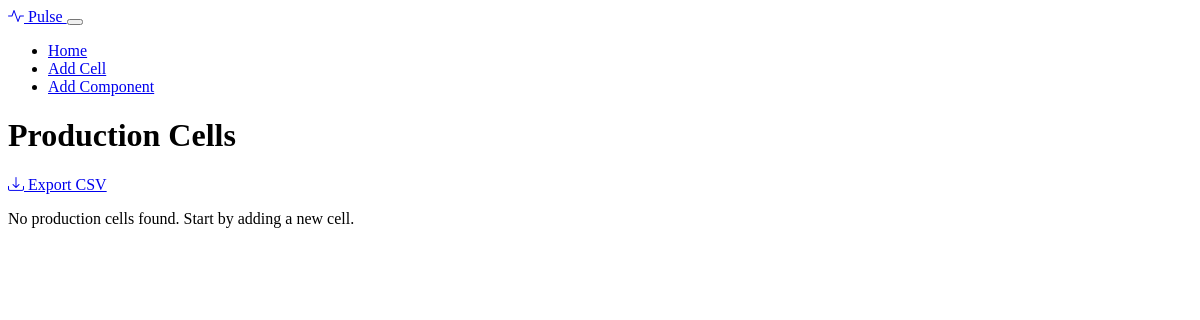
Before: / with the older database file.
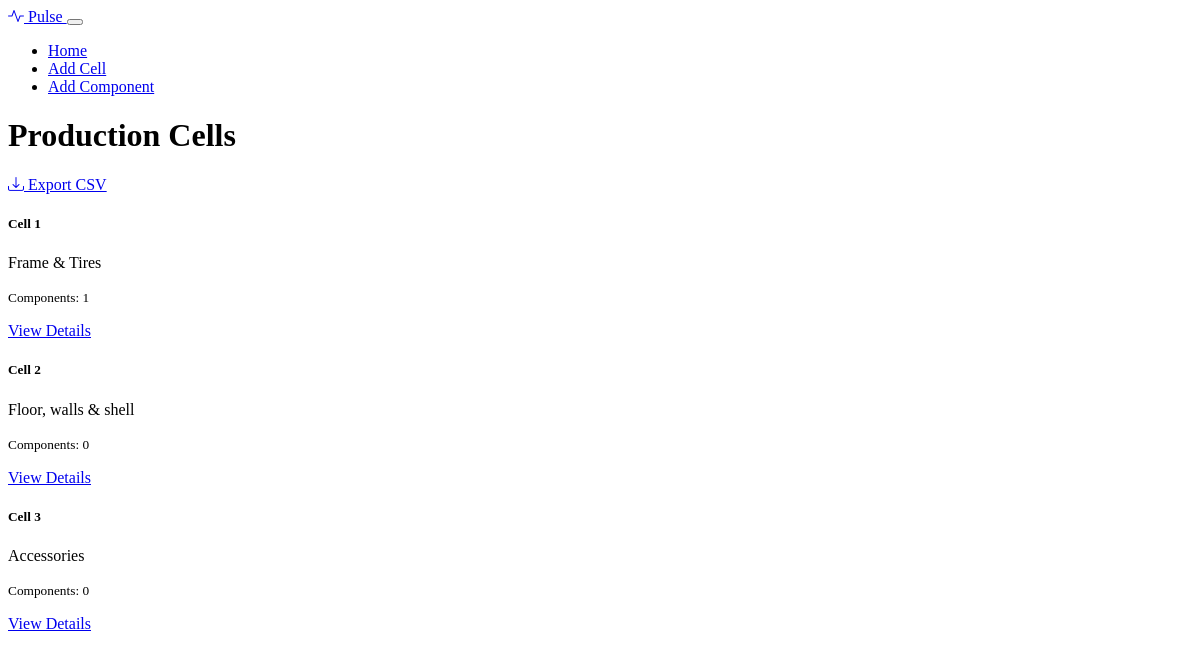
After: the same page with the newer database file.
### models.py (models this page shows)
class ProductionCell(db.Model):
    id = db.Column(db.Integer, primary_key=True)
    name = db.Column(db.String(100), nullable=False, unique=True)
    description = db.Column(db.Text)
    created_at = db.Column(db.DateTime, default=datetime.utcnow)
    components = db.relationship('Component', backref='cell', lazy=True)

### routes.py (the view)
@app.route('/')
def index():
    cells = ProductionCell.query.all()
    logger.debug(f"Retrieved {len(cells)} production cells from database")
    return render_template('index.html', cells=cells)

### templates/index.html
{% extends "base.html" %}
{% block content %}
<div class="row mb-4">
    <div class="col">
        <h1>Production Cells</h1>
    </div>
    <div class="col-auto">
        <a href="{{ url_for('export_csv') }}" class="btn btn-secondary">
            <i class="bi bi-download"></i> Export CSV
        </a>
    </div>
</div>
{% if cells %}
    <div class="row row-cols-1 row-cols-md-2 row-cols-lg-3 g-4">
        {% for cell in cells %}
            <div class="col">
                <div class="card h-100">
                    <div class="card-body">
                        <h5 class="card-title">{{ cell.name }}</h5>
                        <p class="card-text">{{ cell.description }}</p>
                        <p class="card-text">
                            <small class="text-muted">
                                Components: {{ cell.components|length }}
                            </small>
                        </p>
                        <a href="{{ url_for('view_cell', cell_id=cell.id) }}" class="btn btn-primary">
                            View Details
                        </a>
                    </div>
                </div>
            </div>
        {% endfor %}
    </div>
{% else %}
    <div class="alert alert-info">
        No production cells found. Start by adding a new cell.
    </div>
{% endif %}
{% endblock %}

### templates/base.html (shortened to what this page needs)
<!DOCTYPE html>
<html lang="en" data-bs-theme="dark">
<head>
    <link href="https://cdn.replit.com/agent/bootstrap-agent-dark-theme.min.css" rel="stylesheet">
    <link rel="stylesheet" href="https://cdn.jsdelivr.net/npm/bootstrap-icons@1.7.2/font/bootstrap-icons.css">
    <link rel="stylesheet" href="{{ url_for('static', filename='css/custom.css') }}">
</head>
<body>
    <nav class="navbar navbar-expand-lg navbar-dark bg-dark mb-4">
        <div class="container">
            <a class="navbar-brand" href="{{ url_for('index') }}">
                <i class="bi bi-activity"></i> Pulse
            </a>
            <button class="navbar-toggler" type="button" data-bs-toggle="collapse" data-bs-target="#navbarNav">
            </button>
            <div class="collapse navbar-collapse" id="navbarNav">
                <ul class="navbar-nav">
                    <li class="nav-item">
                        <a class="nav-link" href="{{ url_for('index') }}">Home</a>
                    </li>
                    <li class="nav-item">
                        <a class="nav-link" href="{{ url_for('add_cell') }}">Add Cell</a>
                    </li>
                    <li class="nav-item">
                        <a class="nav-link" href="{{ url_for('add_component') }}">Add Component</a>
                    </li>
                </ul>
            </div>
        </div>
    </nav>
    <div class="container">
        {% block content %}{% endblock %}
    </div>
</body>
</html>

### static/css/custom.css (style rules this page uses)
.navbar-brand i { color: var(--bs-info); }
.card { border-color: var(--bs-dark); }

Changed rows visible on the page:
added ProductionCell: name "Cell 1", description "Frame & Tires", components|length "1"
added ProductionCell: name "Cell 2", description "Floor, walls & shell", components|length "0"
added ProductionCell: name "Cell 3", description "Accessories", components|length "0"
Other visible differences:
text no longer shown: "No production cells found. Start by adding a new cell."
